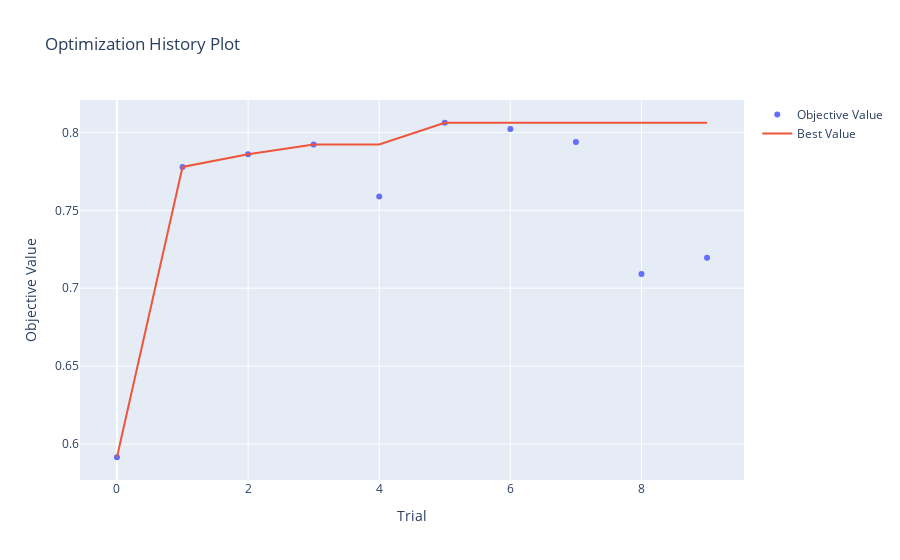

Write notebook code for a chart like this one.
### Code cell
vis.plot_optimization_history(study)

### Figure 1 — Plotly figure (JSON) as saved in the notebook; plotly's stock layout.template omitted (floating-point values rounded to 4 significant figures)
{"data": [{"mode": "markers", "name": "Objective Value", "type": "scatter", "x": [0, 1, 2, 3, 4, 5, 6, 7, 8, 9], "y": [0.5915, 0.7778, 0.786, 0.7923, 0.7589, 0.8062, 0.8021, 0.7938, 0.7091, 0.7195]}, {"mode": "lines", "name": "Best Value", "type": "scatter", "x": [0, 1, 2, 3, 4, 5, 6, 7, 8, 9], "y": [0.5915, 0.7778, 0.786, 0.7923, 0.7923, 0.8062, 0.8062, 0.8062, 0.8062, 0.8062]}, {"marker": {"color": "#cccccc"}, "mode": "markers", "name": "Infeasible Trial", "showlegend": false, "type": "scatter", "x": [], "y": []}], "layout": {"title": {"text": "Optimization History Plot"}, "xaxis": {"title": {"text": "Trial"}}, "yaxis": {"title": {"text": "Objective Value"}}}}
